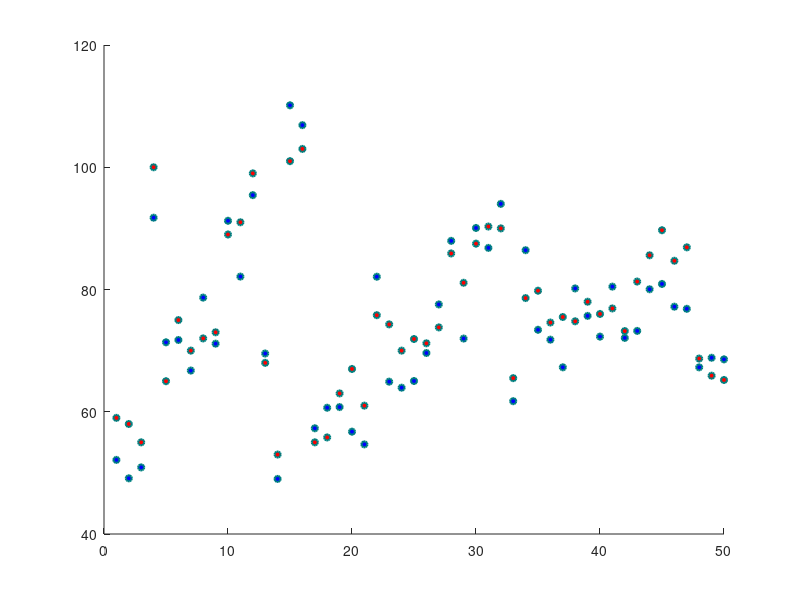

Reproduce this figure in MATLAB.
clear;

a=[59,58,55,100,65,75,70,72,73,89,91,99,68,53,101,103,55,55.8,63,67,61,75.8,74.3,70,...
    71.9,71.2,73.8,85.9,81.1,87.5,90.3,90,65.5,78.6,79.8,74.6,75.5,74.8,78,76,76.9,73.2,...
    81.3,85.6,89.7,84.7,86.9,68.7,65.9,65.2];

sizea=size (a); sizea=sizea(1,2);

for i=1:sizea
if rand <0.5
b(i)=a(i)+rand+(1 + (9)*rand);
else
b(i)=a(i)-rand-(1 + (9)*rand);
end;
end;

for j=1:50
numbera(j)=j;
end;

scatter(numbera,a,20,'MarkerEdgeColor',[0 .5 .5],...
              'MarkerFaceColor',[1 0 0],...
              'LineWidth',1.5)
hold on;
scatter(numbera,b,20,'MarkerEdgeColor',[0 .5 .5],...
              'MarkerFaceColor',[0 0 1],...
              'LineWidth',1.5)